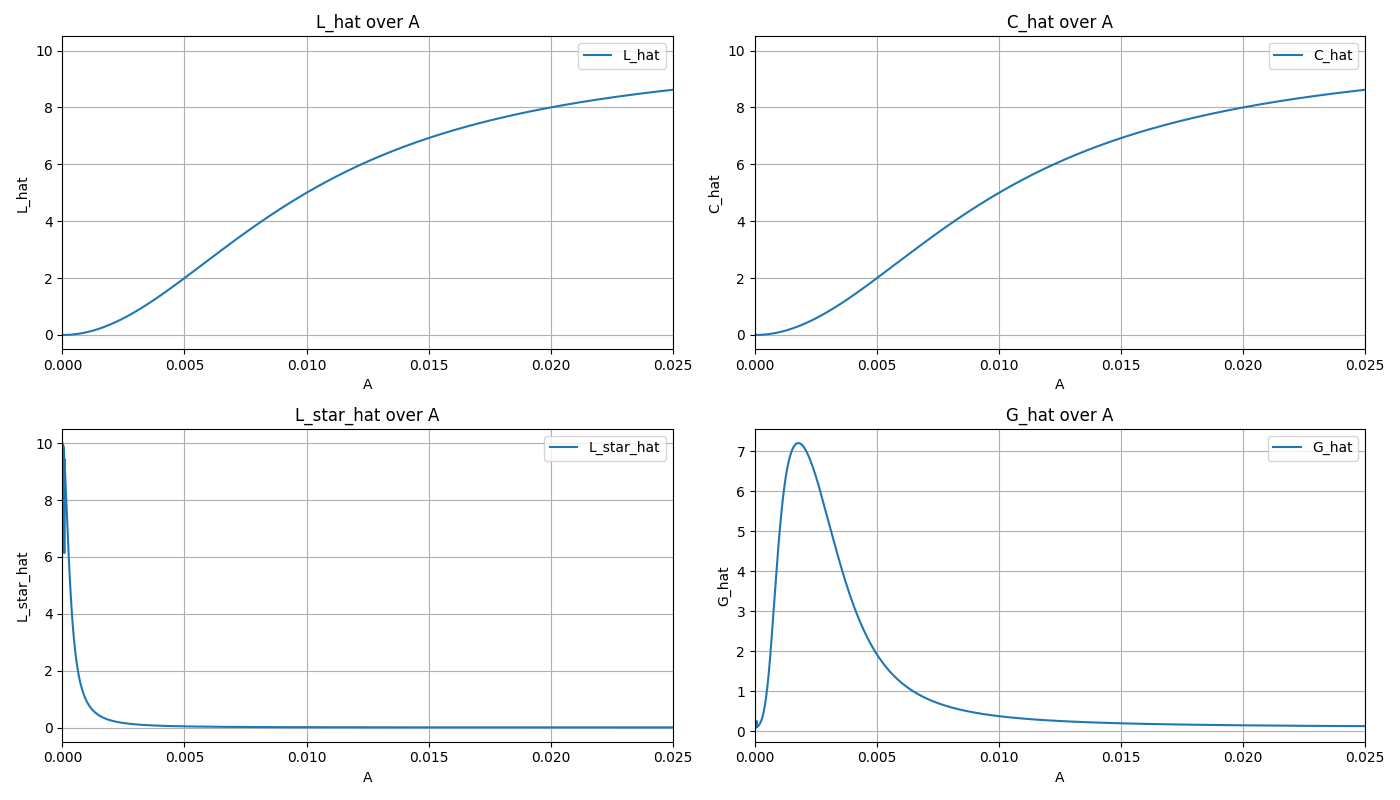

This figure's Python source:
'''
2023/12/12
created by Keishi Nishio (BGA23068)
'''

import numpy as np
from scipy.optimize import fsolve
import matplotlib.pyplot as plt

class DecayModel:
    def __init__(self, A0, lambda_decay):
        self.A0 = A0
        self.lambda_decay = lambda_decay

    def calculate_A(self, d):
        return self.A0 * np.exp(-d / self.lambda_decay)


class SteadyStateModel:
    def __init__(self, alpha_L, alpha_C, alpha_L_star, alpha_G, gamma_L, gamma_C, gamma_G, beta_A, beta_C, beta_L, n_A, n_C, n_L):
        self.alpha_L = alpha_L
        self.alpha_C = alpha_C
        self.alpha_L_star = alpha_L_star
        self.alpha_G = alpha_G
        self.gamma_L = gamma_L
        self.gamma_C = gamma_C
        self.gamma_G = gamma_G
        self.beta_A = beta_A
        self.beta_C = beta_C
        self.beta_L = beta_L
        self.n_A = n_A
        self.n_C = n_C
        self.n_L = n_L

    def calculate_steady_states(self, A):
        def steady_state(variables):
            L_hat, C_hat, L_star_hat, G_hat = variables
            dLdt = self.alpha_L * A**self.n_A / (A**self.n_A + self.beta_A**self.n_A) - self.gamma_L * L_hat
            dCdt = self.alpha_C * A**self.n_A / (A**self.n_A + self.beta_A**self.n_A) - self.gamma_C * C_hat
            dL_stardt = self.alpha_L_star * self.beta_C**self.n_C / (self.beta_C**self.n_C + C_hat**self.n_C) - self.gamma_L * L_star_hat
            dGdt = self.alpha_G * self.beta_L**self.n_L / (self.beta_L**self.n_L + (L_hat + L_star_hat)**self.n_L) - self.gamma_G * G_hat
            return [dLdt, dCdt, dL_stardt, dGdt]
        
        initial_guesses = [0.1, 0.1, 0.1, 0.1]
        return fsolve(steady_state, initial_guesses)


class Simulation:
    def __init__(self, decay_model, steady_state_model):
        self.decay_model = decay_model
        self.steady_state_model = steady_state_model

    def run_simulation(self, d_values):
        A_values = self.decay_model.calculate_A(d_values)
        steady_states = np.array([self.steady_state_model.calculate_steady_states(A) for A in A_values])
        return d_values, A_values, steady_states

    def plot_results(self, d_values, A_values, steady_states):
        L_hat_values, C_hat_values, L_star_hat_values, G_hat_values = steady_states.T

        plt.figure(figsize=(14, 8))

        plt.subplot(2, 2, 1)
        plt.plot(A_values, L_hat_values, label='L_hat')
        plt.xlim(0,0.025)
        plt.title('L_hat over A')
        plt.xlabel('A')
        plt.ylabel('L_hat')
        plt.grid(True)
        plt.legend()

        plt.subplot(2, 2, 2)
        plt.plot(A_values, C_hat_values, label='C_hat')
        plt.xlim(0,0.025)
        plt.title('C_hat over A')
        plt.xlabel('A')
        plt.ylabel('C_hat')
        plt.grid(True)
        plt.legend()

        plt.subplot(2, 2, 3)
        plt.plot(A_values, L_star_hat_values, label='L_star_hat')
        plt.xlim(0,0.025)
        plt.title('L_star_hat over A')
        plt.xlabel('A')
        plt.ylabel('L_star_hat')
        plt.grid(True)
        plt.legend()

        plt.subplot(2, 2, 4)
        plt.plot(A_values, G_hat_values, label='G_hat')
        plt.xlim(0,0.025)
        plt.title('G_hat over A')
        plt.xlabel('A')
        plt.ylabel('G_hat')
        plt.grid(True)
        plt.legend()

        plt.tight_layout()
        plt.savefig("hill.png")
        plt.show()
        

# 使用例
decay_model = DecayModel(A0=10, lambda_decay=10)
steady_state_model = SteadyStateModel(alpha_L=1, alpha_C=1, alpha_L_star=1, alpha_G=1, gamma_L=0.1, gamma_C=0.1, gamma_G=0.1, beta_A=0.01, beta_C=0.01, beta_L=1, n_A=2, n_C=1, n_L=2)
simulation = Simulation(decay_model, steady_state_model)

d_values, A_values, steady_states = simulation.run_simulation(np.linspace(0, 500, 10000))
simulation.plot_results(d_values, A_values, steady_states)
